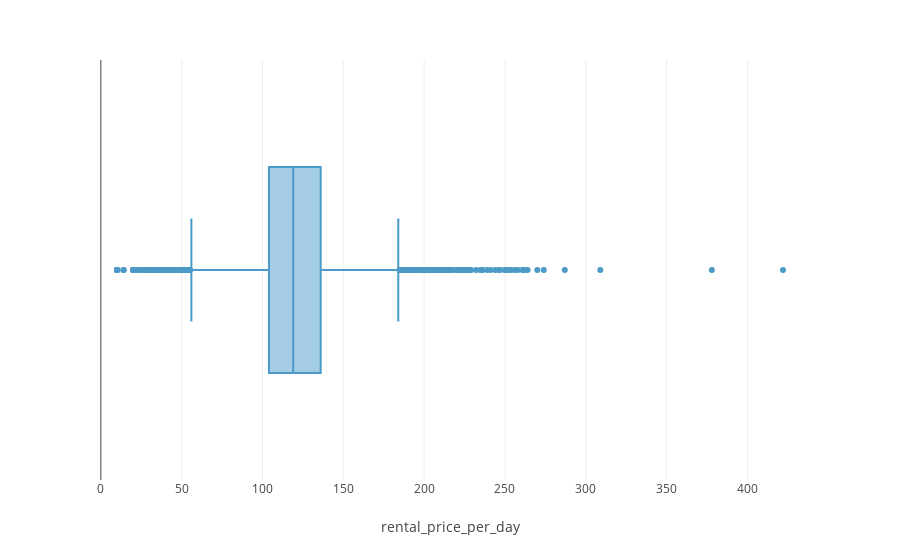

This figure's notebook cell:
### Code cell
px.box(df_pricing, x="rental_price_per_day")

### Figure 1 — Plotly figure (JSON) as saved in the notebook; plotly's stock layout.template omitted (floating-point values rounded to 4 significant figures; data arrays with more than 128 entries replaced by an {"elided": "..."} marker saying what was removed)
{"data": [{"alignmentgroup": "True", "hovertemplate": "rental_price_per_day=%{x}<extra></extra>", "legendgroup": "", "marker": {"color": "#4B9AC7"}, "name": "", "notched": false, "offsetgroup": "", "orientation": "h", "showlegend": false, "type": "box", "x": {"elided": "4843 int values"}, "x0": " ", "xaxis": "x", "y0": " ", "yaxis": "y"}], "layout": {"boxmode": "group", "legend": {"tracegroupgap": 0}, "margin": {"t": 60}, "xaxis": {"anchor": "y", "domain": [0, 1], "title": {"text": "rental_price_per_day"}}, "yaxis": {"anchor": "x", "domain": [0, 1]}}}
